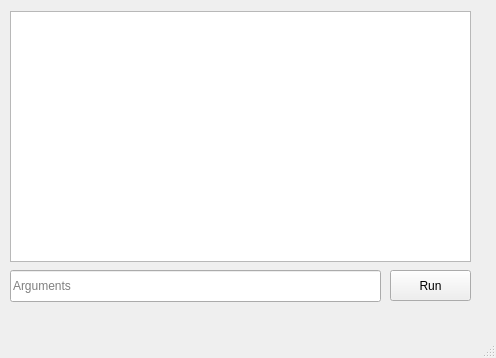
<?xml version="1.0" encoding="UTF-8"?>
<ui version="4.0">
 <class>MainWindow</class>
 <widget class="QMainWindow" name="MainWindow">
  <property name="geometry">
   <rect>
    <x>0</x>
    <y>0</y>
    <width>496</width>
    <height>358</height>
   </rect>
  </property>
  <property name="windowTitle">
   <string>MainWindow</string>
  </property>
  <widget class="QWidget" name="centralwidget">
   <widget class="QListWidget" name="listWidget">
    <property name="geometry">
     <rect>
      <x>10</x>
      <y>11</y>
      <width>461</width>
      <height>251</height>
     </rect>
    </property>
   </widget>
   <widget class="QLineEdit" name="lineEdit">
    <property name="geometry">
     <rect>
      <x>10</x>
      <y>270</y>
      <width>371</width>
      <height>32</height>
     </rect>
    </property>
    <property name="text">
     <string/>
    </property>
    <property name="placeholderText">
     <string>Arguments</string>
    </property>
   </widget>
   <widget class="QPushButton" name="pushButton">
    <property name="geometry">
     <rect>
      <x>390</x>
      <y>270</y>
      <width>81</width>
      <height>31</height>
     </rect>
    </property>
    <property name="text">
     <string>Run</string>
    </property>
   </widget>
  </widget>
  <widget class="QMenuBar" name="menubar">
   <property name="geometry">
    <rect>
     <x>0</x>
     <y>0</y>
     <width>496</width>
     <height>30</height>
    </rect>
   </property>
  </widget>
  <widget class="QStatusBar" name="statusbar"/>
 </widget>
 <resources/>
 <connections/>
</ui>
